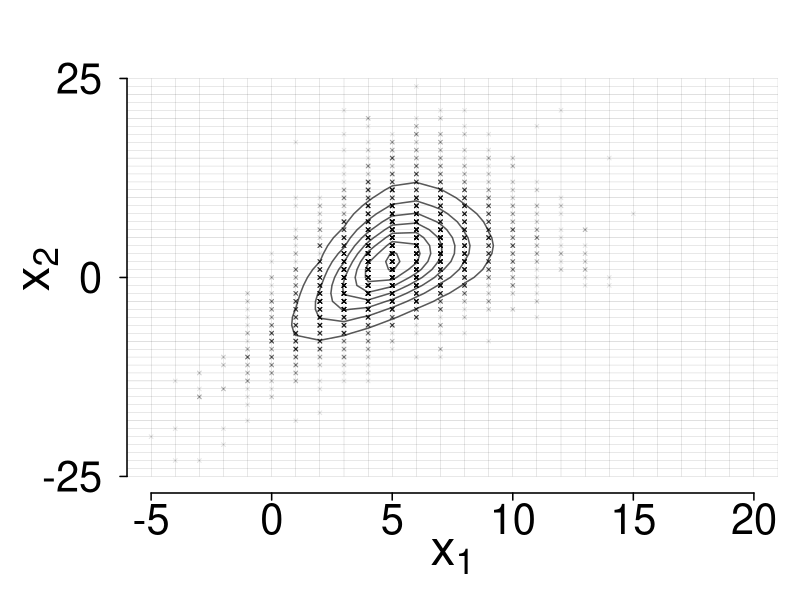

The R script that drew this image: (Note: this script raises an error after producing the figure.)
#
# title     : plotGumbelSampleGrid.R
# purpose   : R script to create an illustration of sampling a distribution
#           : using the discretized grid approach.
#           : The density is a bivariate logistic distribution.
# author    : WD41, LRS/EPFL/PSI
# date      : Sept. 2017
#
# Custom function -------------------------------------------------------------
# Bivariate logistics distribution by Gumbel
biv_log <- function(xx, mu1, mu2, sig1, sig2)
{
  dens <- (exp(-1 * (xx[1] - mu1) / sig1) * exp(-1 * (xx[2] - mu2) / sig2)) /
    (1 + exp(-1 * (xx[1] - mu1) / sig1) + exp(-1 * (xx[2] - mu2) / sig2))^3

  return(dens)
}

# Marginal, unnormalized logistic
univ_log <- function(x, mu, sig)
{
  return(exp(-1 * (x - mu) / sig) / (1 + exp(-1*(x-mu)/sig))^2)
}

# Global variables ------------------------------------------------------------
set.seed(11245012)
otpfullnames <- c("./figures/plotGumbelSampleGrid_1.pdf",
                  "./figures/plotGumbelSampleGrid_2.pdf",
                  "./figures/plotGumbelSampleGrid_3.pdf")

# Graphic Parameters
fig_size <- c(6, 6)                 # width, height
margin <- c(5.25, 6.25, 2.2, 1) + 0.1   # canvas margin (bot, left, top, right)
cex_axis <- 2.5     # Axis marker size
cex_lab  <- 3.0     # Axis label size
cex_main <- 3.0     # Main title size
cex_ann  <- 2.0     # Annotation text
tck_len  <- -0.35   # Tick length
leg_cex <- 2.0      # Legend size
cex_lab_shift <- 1.25   # Shift of the axis label from the axis
cex_ttl_shift <- 3.25   # Shift of the axis title from the axis

n_samples <- 5000 # Number of samples
# Define the particular case --------------------------------------------------
delta <- 50

x <- seq(-25, 25, length.out = delta + 1)
y <- seq(-25, 25, length.out = delta + 1)

mu1 <- 5
sig1 <- 1.25
mu2 <- 2
sig2 <- 3

marginal_dens_1 <- univ_log(x, mu1, sig1)
marginal_dens_2 <- univ_log(y, mu2, sig2)
joint_dens <- apply(expand.grid(x, y), 1, biv_log,
                    mu1 = mu1, mu2 = mu2, sig1 = sig1, sig2 = sig2)

# Create legend expression because greek symbol involves
legend_labels <- c()
for(i in 1:2)
{
  legend_labels[i] <- paste0("x[", i, "]")
}
legend_expressions <- parse(text=legend_labels) # use parse for expression inp.


# Generate sample by uniform grid ---------------------------------------------

xy_samples <- sample(seq(1, length(joint_dens)),
                     size = n_samples, prob = joint_dens/sum(joint_dens),
                     replace = T)
xy_grid <- expand.grid(x, y)

# Make the plot, Joint Sample -------------------------------------------------
pdf(otpfullnames[1], family = "CM Roman",
    width = fig_size[1], height = fig_size[2])
par(mfrow = c(1, 1), mar = margin, las = 1, oma = c(0, 0, 0, 0), bty = "l")

plot(0, 0, type = "n",
     xlim = c(-5, 20), ylim = c(-25, 27),
     axes = FALSE,
     ylab = "", xlab = "",
     xaxt = "n", yaxt = "n")

# Create the grid
for (i in 1:length(x))
{
  lines(c(x[i], x[i]), c(y[1], y[length(y)]),
        lwd = 0.2, col = rgb(0, 0, 0, 0.45))
  lines(c(x[1], x[length(x)]), c(y[i], y[i]),
        lwd = 0.2, col = rgb(0, 0, 0, 0.45))
}

# Put the points
points(xy_grid[xy_samples,], pch = 4, cex = 0.5, col = rgb(0, 0, 0, 0.1))

# Put the contour
contour(x, y, matrix(joint_dens, nrow=length(x)),
        axes = F, col = rgb(0, 0, 0, 0.65), lwd = 1.5,
        drawlabels = F,
        nlevels = 6,
        add = T)

# Set Axis, Ticks and Labels
# x-axis
axis(side = 1, lwd = 1.5,
     at = c(-5, 0, 5, 10, 15, 20),
     mgp = c(3, cex_lab_shift, 0),
     tcl = tck_len, cex.axis = cex_axis)
title(xlab = expression(x[1]),
      mgp = c(cex_ttl_shift, 0, 0), cex.lab = cex_lab)
# y-axis
axis(side = 2, lwd = 1.5,
     at = c(-25, 0, 25),
     mgp = c(3, cex_lab_shift, 0),
     tcl = tck_len,
     cex.axis = cex_axis)
title(ylab = expression(x[2]), mgp = c(cex_ttl_shift, 0, 0), cex.lab = cex_lab)

# Save the plot
dev.off()
embed_fonts(otpfullnames[1], outfile = otpfullnames[1])

# Make the plot, Marginal Histogram 1 -----------------------------------------
pdf(otpfullnames[2], family = "CM Roman",
    width = fig_size[1], height = fig_size[2])
par(mfrow = c(1, 1), mar = margin, las = 1, oma = c(0, 0, 0, 0), bty = "l")

plot(0, 0, type = "n",
     xlim = c(-10, 20), ylim = c(0, 1000),
     axes = FALSE,
     ylab = "", xlab = "",
     xaxt = "n", yaxt = "n")

# Put the histogram
rest <- hist(xy_grid[xy_samples,1], freq = T, add = T, breaks = 30)

# Plot the analytical marginal
lines(x,
      marginal_dens_1 / max(marginal_dens_1) * max(rest$counts), lwd = 1.0)

# Set Axis, Ticks and Labels
# x-axis
axis(side = 1, lwd = 1.5,
     at = c(-10, 0, 10, 20),
     mgp = c(3, cex_lab_shift, 0),
     tcl = tck_len, cex.axis = cex_axis)
title(xlab = expression(x[1]),
      mgp = c(cex_ttl_shift, 0, 0), cex.lab = cex_lab)
# y-axis
axis(side = 2, lwd = 1.5,
     at = c(0, 1000),
     mgp = c(3, cex_lab_shift, 0),
     tcl = tck_len,
     cex.axis = cex_axis)
title(ylab = "Frequency [-]",
      mgp = c(cex_ttl_shift - 0.35, 0, 0),
      cex.lab = cex_lab)

# Save the plot
dev.off()
embed_fonts(otpfullnames[2], outfile = otpfullnames[2])

# Make the plot, Marginal Histogram 2 -----------------------------------------
pdf(otpfullnames[3], family = "CM Roman",
    width = fig_size[1], height = fig_size[2])
par(mfrow = c(1, 1), mar = margin, las = 1, oma = c(0, 0, 0, 0), bty = "l")

plot(0, 0, type = "n",
     xlim = c(-25, 25), ylim = c(0, 1000),
     axes = FALSE,
     ylab = "", xlab = "",
     xaxt = "n", yaxt = "n")

# Put the histogram
rest <- hist(xy_grid[xy_samples,2], freq = T, add = T, breaks = 30)

# Plot the analytical marginal
lines(x,
      marginal_dens_2 / max(marginal_dens_2) * max(rest$counts), lwd = 1.0)

# Set Axis, Ticks and Labels
# x-axis
axis(side = 1, lwd = 1.5,
     at = c(-25, 0, 25),
     mgp = c(3, cex_lab_shift, 0),
     tcl = tck_len, cex.axis = cex_axis)
title(xlab = expression(x[2]),
      mgp = c(cex_ttl_shift, 0, 0), cex.lab = cex_lab)
# y-axis
axis(side = 2, lwd = 1.5,
     at = c(0, 1000),
     mgp = c(3, cex_lab_shift, 0),
     tcl = tck_len,
     cex.axis = cex_axis)
title(ylab = "Frequency [-]",
      mgp = c(cex_ttl_shift - 0.35, 0, 0),
      cex.lab = cex_lab)

# Save the plot
dev.off()
embed_fonts(otpfullnames[3], outfile = otpfullnames[3])